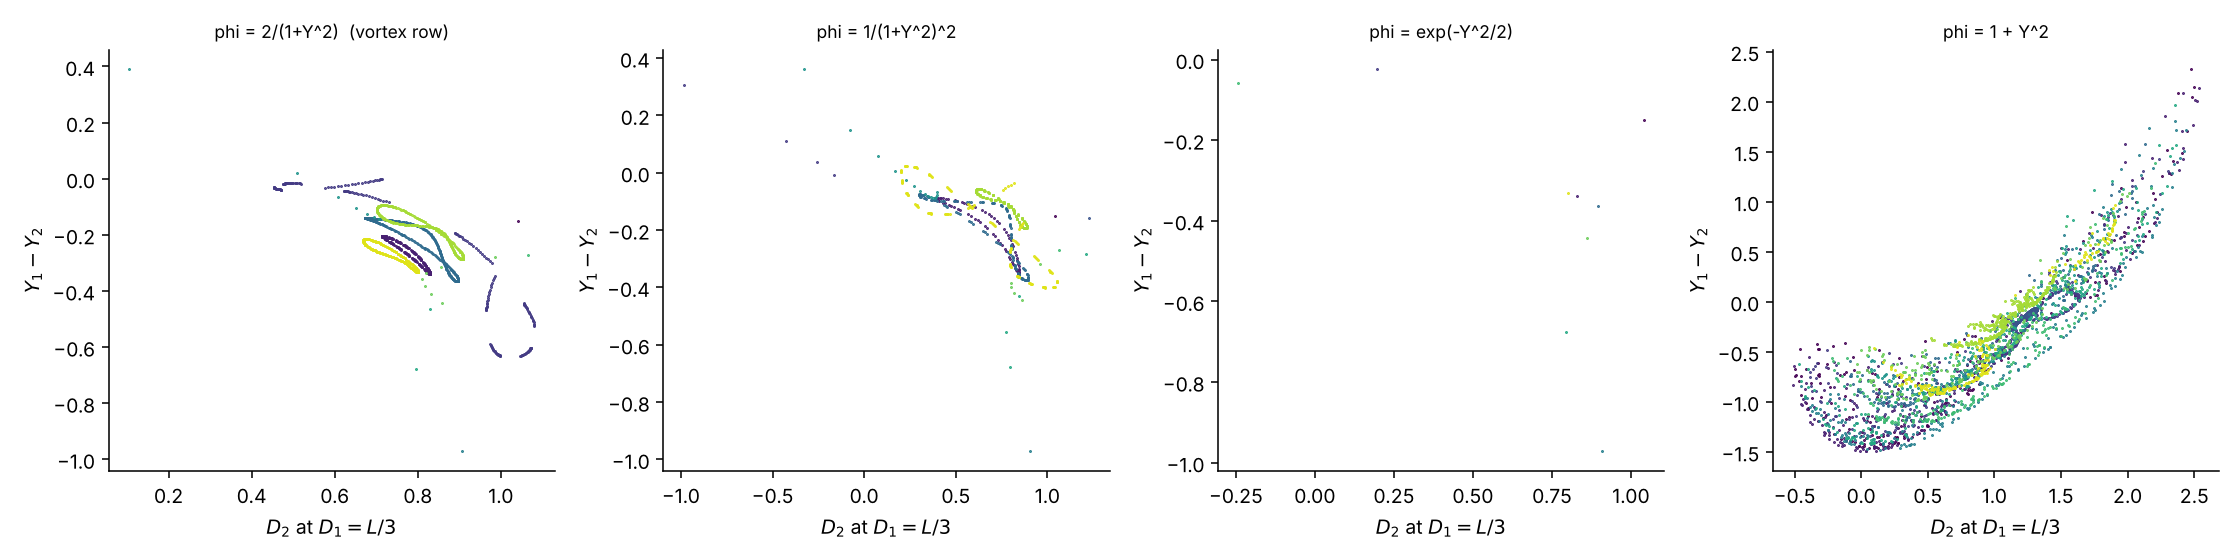

Here is the Python script that generated this plot:
"""Poincare sections (N = 3 ring, section D_1 = L/3 upward, plot (D_2, Y_1 - Y_2)) for H = sum phi(Y_j) e^{-D_j}:
phi = 2/(1+Y^2) (vortex row), 1/(1+Y^2)^2 (control), 1 + Y^2, and a decaying non-rational phi = exp(-Y^2/2) (Gaussian).
Usage: python poincare_phi.py -> poincare_phi.png"""
import numpy as np
from scipy.integrate import solve_ivp
from phi_family import rhs_phi
N = 3; L = 3.0
PHIS = {'2/(1+Y^2)  (vortex row)': (lambda Y: 2/(1 + Y**2), lambda Y: -4*Y/(1 + Y**2)**2),
        '1/(1+Y^2)^2': (lambda Y: 1/(1 + Y**2)**2, lambda Y: -4*Y/(1 + Y**2)**3),
        'exp(-Y^2/2)': (lambda Y: np.exp(-Y**2/2), lambda Y: -Y*np.exp(-Y**2/2)),
        '1 + Y^2': (lambda Y: 1 + Y**2, lambda Y: 2*Y)}
def section(rhs, ics, T):
    out = []
    for (Y1, Y2, Y3, d2) in ics:
        z0 = np.array([0, L/3, L/3 + d2, Y1, Y2, Y3])
        ev = lambda t, z: (z[1] - z[0]) - L/3; ev.direction = 1
        sol = solve_ivp(rhs, (0, T), z0, events=ev, rtol=1e-10, atol=1e-12, method='DOP853')
        out.append(np.array([[z[2] - z[1], z[3] - z[4]] for z in sol.y_events[0]]))
    return out
if __name__ == '__main__':
    rng = np.random.default_rng(3); Y0 = -1.2
    ics = [(Y0 + rng.uniform(-0.5, 0.5), Y0 + rng.uniform(-0.5, 0.5), Y0 + rng.uniform(-0.5, 0.5), L/3 + rng.uniform(-0.25, 0.25)) for _ in range(12)]
    import matplotlib; matplotlib.use('Agg'); import matplotlib.pyplot as plt
    fig, ax = plt.subplots(1, 4, figsize=(16, 4)); cols = plt.cm.viridis(np.linspace(0, 0.95, len(ics)))
    for a, (name, (phi, dphi)) in zip(ax, PHIS.items()):
        secs = section(rhs_phi(phi, dphi, L), ics, 3000.0)
        for c, sct in zip(cols, secs):
            if len(sct): a.plot(sct[:, 0], sct[:, 1], '.', ms=1.0, color=c)
        a.set_title(f'phi = {name}', fontsize=9); a.set_xlabel('$D_2$ at $D_1 = L/3$'); a.set_ylabel('$Y_1 - Y_2$')
        a.spines[['top', 'right']].set_visible(False)
        print(name, [len(s) for s in secs], flush=True)
    fig.tight_layout(); fig.savefig('poincare_phi.png', dpi=140); print('saved')
